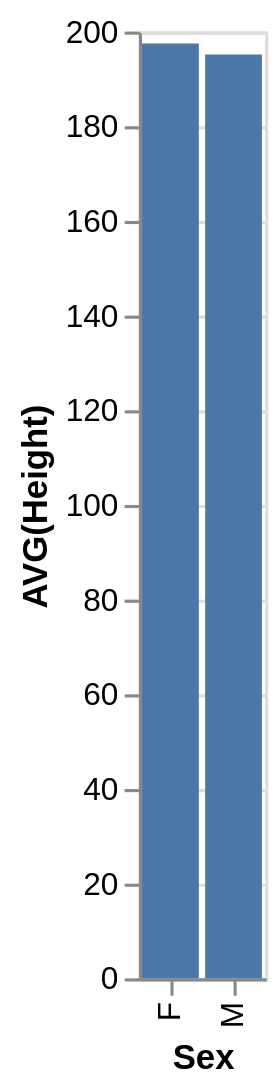

Write a Vega-Lite specification for this figure.
### Vega-Lite specification from a JSON file in a GitHub repository (floating-point values rounded to 4 significant figures)
{"data": {"values": [{"x_data": "F", "y_data": 197.5}, {"x_data": "M", "y_data": 195.1}]}, "mark": "bar", "encoding": {"x": {"field": "x_data", "type": "nominal", "title": "Sex", "sort": "ascending"}, "y": {"field": "y_data", "type": "quantitative", "title": "AVG(Height)"}}}
